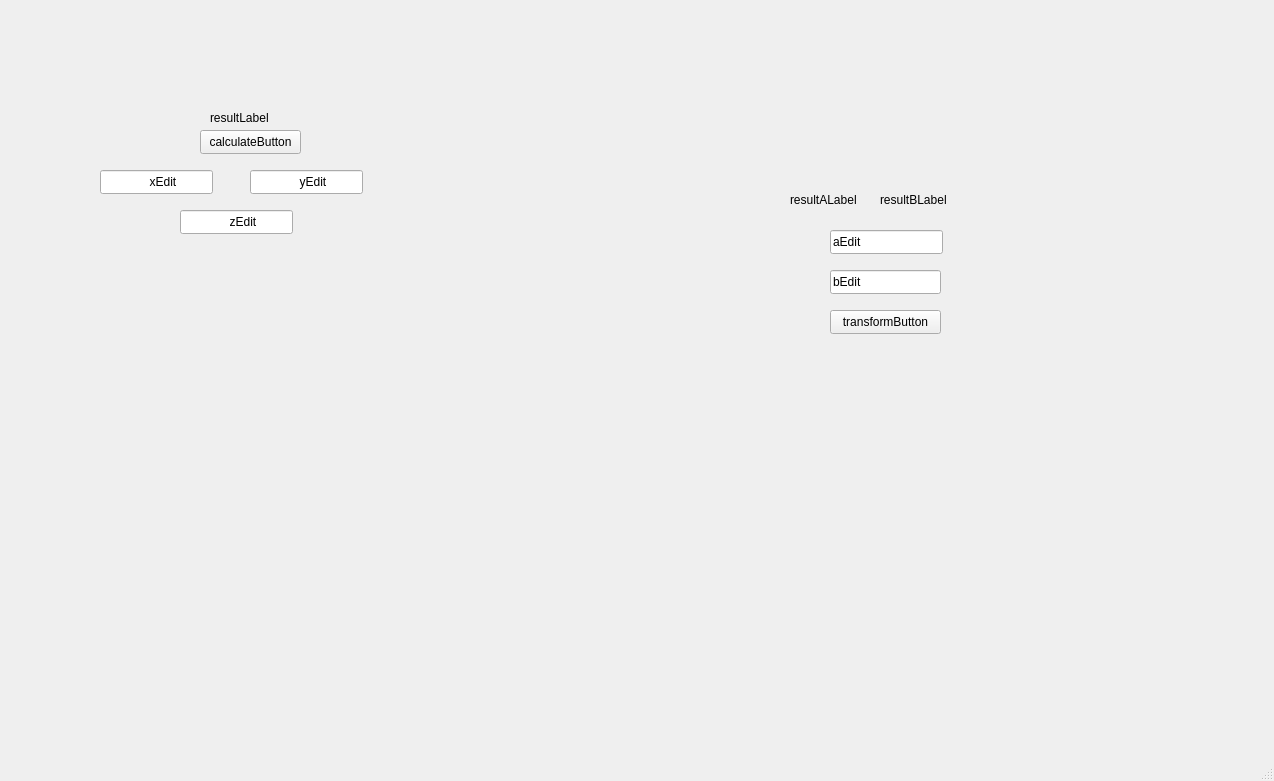
<?xml version="1.0" encoding="UTF-8"?>
<ui version="4.0">
 <class>MainWindow</class>
 <widget class="QMainWindow" name="MainWindow">
  <property name="geometry">
   <rect>
    <x>0</x>
    <y>0</y>
    <width>1274</width>
    <height>781</height>
   </rect>
  </property>
  <property name="windowTitle">
   <string>MainWindow</string>
  </property>
  <widget class="QWidget" name="centralwidget">
   <widget class="QLineEdit" name="lineEdit_X">
    <property name="geometry">
     <rect>
      <x>100</x>
      <y>170</y>
      <width>113</width>
      <height>24</height>
     </rect>
    </property>
    <property name="text">
     <string>              xEdit</string>
    </property>
   </widget>
   <widget class="QLineEdit" name="lineEdit_Y">
    <property name="geometry">
     <rect>
      <x>250</x>
      <y>170</y>
      <width>113</width>
      <height>24</height>
     </rect>
    </property>
    <property name="text">
     <string>              yEdit</string>
    </property>
   </widget>
   <widget class="QLineEdit" name="lineEdit_Z">
    <property name="geometry">
     <rect>
      <x>180</x>
      <y>210</y>
      <width>113</width>
      <height>24</height>
     </rect>
    </property>
    <property name="text">
     <string>              zEdit</string>
    </property>
   </widget>
   <widget class="QLabel" name="label_Result">
    <property name="geometry">
     <rect>
      <x>210</x>
      <y>110</y>
      <width>121</width>
      <height>16</height>
     </rect>
    </property>
    <property name="text">
     <string>resultLabel</string>
    </property>
   </widget>
   <widget class="QPushButton" name="pushButton_Calc">
    <property name="geometry">
     <rect>
      <x>200</x>
      <y>130</y>
      <width>101</width>
      <height>24</height>
     </rect>
    </property>
    <property name="text">
     <string>calculateButton</string>
    </property>
   </widget>
   <widget class="QLineEdit" name="lineEdit_A">
    <property name="geometry">
     <rect>
      <x>830</x>
      <y>230</y>
      <width>113</width>
      <height>24</height>
     </rect>
    </property>
    <property name="text">
     <string>aEdit</string>
    </property>
   </widget>
   <widget class="QLineEdit" name="lineEdit_B">
    <property name="geometry">
     <rect>
      <x>830</x>
      <y>270</y>
      <width>111</width>
      <height>24</height>
     </rect>
    </property>
    <property name="text">
     <string>bEdit</string>
    </property>
   </widget>
   <widget class="QPushButton" name="pushButton_Transform">
    <property name="geometry">
     <rect>
      <x>830</x>
      <y>310</y>
      <width>111</width>
      <height>24</height>
     </rect>
    </property>
    <property name="text">
     <string>transformButton</string>
    </property>
   </widget>
   <widget class="QLabel" name="label_ResultA">
    <property name="geometry">
     <rect>
      <x>790</x>
      <y>190</y>
      <width>91</width>
      <height>20</height>
     </rect>
    </property>
    <property name="text">
     <string>resultALabel</string>
    </property>
   </widget>
   <widget class="QLabel" name="label_ResultB">
    <property name="geometry">
     <rect>
      <x>880</x>
      <y>190</y>
      <width>71</width>
      <height>20</height>
     </rect>
    </property>
    <property name="text">
     <string>resultBLabel</string>
    </property>
   </widget>
  </widget>
  <widget class="QMenuBar" name="menubar">
   <property name="geometry">
    <rect>
     <x>0</x>
     <y>0</y>
     <width>1274</width>
     <height>21</height>
    </rect>
   </property>
  </widget>
  <widget class="QStatusBar" name="statusbar"/>
 </widget>
 <resources/>
 <connections/>
</ui>
